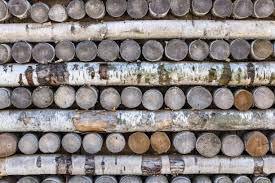
#> input picture Tree Log Counting/data/Img13.jpg, 275 x 183 px
$ jupyter execute 'LogCounting-Latest (HSV, Watershed).ipynb'   (shell and % lines are left out)   (older library calls are emulated)
#> lines starting #> are read from the running program, lines starting #| are printed output that depends on the picture; after the words box and inside, x2 and y2 are one past the last pixel; in counts of white or black regions, pixels touching at a corner belong together
[cell 1]
import numpy as np
import cv2
import matplotlib.pyplot as plt

[cell 2]
filename = './data/Img13.jpg'

[cell 3]
img = cv2.imread(filename, 0)
#> img: shape (183, 275); min 0, max 255, mean 132.8

[cell 4]
img_clr = cv2.cvtColor(cv2.imread(filename, 1), cv2.COLOR_BGR2RGB)

[cell 5]
blur = cv2.GaussianBlur(img_clr,(9,9),3)
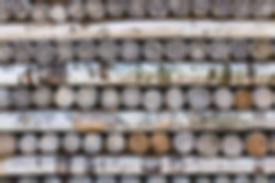
#> blur: shape (183, 275, 3); mean R, G, B 137.7, 131, 128.7

[cell 6]
plt.imshow(blur)

[cell 7]
hsv_img = cv2.cvtColor(blur, cv2.COLOR_RGB2HSV)
#> hsv_img: shape (183, 275, 3); mean H, S, V 61.5, 25.7, 139.4
# hsv_img = cv2.cvtColor(hsv_img, cv2.COLOR_RGB2HSV)
# hsv_img = cv2.cvtColor(hsv_img, cv2.COLOR_RGB2HSV)

[cell 8]
plt.imshow(hsv_img, cmap='hsv')

[cell 9]
lower_shade = np.array([6,60,160])
upper_shade = np.array([20,255,255])

# lower_shade = np.array([6,60,160])
# upper_shade = np.array([20,255,255])


frame_threshed = cv2.inRange(hsv_img, lower_shade, upper_shade)
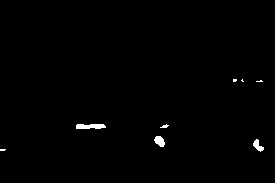
#> frame_threshed: shape (183, 275); 0.68% white; 8 white regions (4 under 20 px), largest, box (x1, y1, x2, y2) and area: (76, 124, 106, 129) 130, (154, 136, 165, 147) 84, (253, 139, 264, 152) 72, (160, 124, 169, 128) 20

[cell 10]
plt.imshow(frame_threshed)

[cell 11]
element = cv2.getStructuringElement(cv2.MORPH_ELLIPSE, (2,2))
mask_iterations = 10
frame_threshed_mask = frame_threshed
for i in range(0, mask_iterations):
    frame_threshed_mask = cv2.erode(frame_threshed_mask, element, iterations = 1)
#for i in range(0, mask_iterations):
    frame_threshed_mask = cv2.dilate(frame_threshed_mask, element, iterations = 1)
#> frame_threshed_mask: shape (183, 275); 0.38% white; 4 white regions (1 under 20 px), largest, box (x1, y1, x2, y2) and area: (86, 134, 109, 139) 90, (164, 146, 172, 154) 44, (263, 149, 269, 158) 44
#frame_threshed_mask = cv2.erode(frame_threshed_mask, element)

[cell 12]
plt.imshow(frame_threshed_mask)

## Watershed

[cell 13]
# noise removal
kernel = np.ones((3,3),np.uint8)
opening = cv2.morphologyEx(frame_threshed_mask,cv2.MORPH_OPEN,kernel, iterations = 2)
#> opening: shape (183, 275); 0.14% white; 2 white regions, box (x1, y1, x2, y2) and area: (263, 149, 269, 156) 40, (164, 146, 170, 151) 30
# sure background area
sure_bg = cv2.dilate(opening,kernel,iterations=2)
#> sure_bg: shape (183, 275); 0.39% white; 2 white regions, box (x1, y1, x2, y2) and area: (261, 147, 271, 158) 108, (162, 144, 172, 153) 90
# Finding sure foreground area
dist_transform = cv2.distanceTransform(opening,cv2.DIST_L2,5)
cv2.normalize(dist_transform, dist_transform, 0, 1, cv2.NORM_MINMAX)
#> dist_transform: shape (183, 275) float32; min 0, max 1, mean 0.000718
plt.imshow(dist_transform)

[cell 14]
ret, sure_fg = cv2.threshold(dist_transform,0.2*dist_transform.max(),255,0)
# Finding unknown region
sure_fg = np.uint8(sure_fg)
unknown = cv2.subtract(sure_bg,sure_fg)
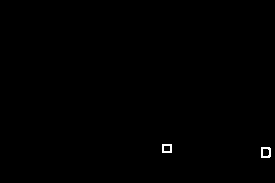
#> unknown: shape (183, 275); 0.25% white in thin lines or dots, all inside (x1, y1, x2, y2) = (162, 144, 271, 158)

# Marker labelling
ret, markers = cv2.connectedComponents(sure_fg)
#> markers: shape (183, 275) int32; 3 distinct labels, from 0 to 2
#> ret = 3
# Add one to all labels so that sure background is not 0, but 1
markers = markers+1
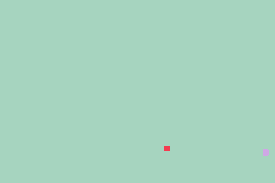
#> markers: shape (183, 275) int32; 3 distinct labels, from 1 to 3; one colour per label, 0 black
# Now, mark the region of unknown with zero
markers[unknown==255] = 0
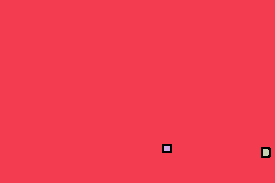
#> markers: shape (183, 275) int32; 4 distinct labels, from 0 to 3; one colour per label, 0 black

markers = cv2.watershed(img_clr,markers)
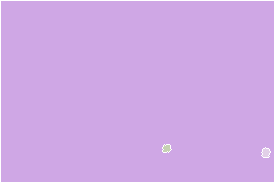
#> markers: shape (183, 275) int32; 4 distinct labels, from -1 to 3; one colour per label, 0 black, -1 white
img_clr[markers == -1] = [255,0,0]
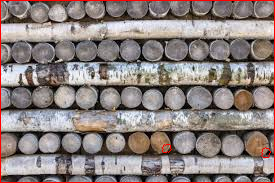
#> img_clr: shape (183, 275, 3); mean R, G, B 140.2, 128.7, 126.5

plt.imshow(img_clr)

[cell 15]
np.unique(markers)
#> Out = [-1, 1, 2, 3]

[cell 16]
from skimage.measure import regionprops, label
regions = regionprops(markers)
#> regions = 3 regions; box (x1, y1, x2, y2) and area: (1, 1, 274, 182) 49263, (262, 148, 270, 157) 52, (163, 145, 171, 152) 44

print('Number of tree logs (method 2):', len(regions) - 1)
#| Number of tree logs (method 2): 2

[cell 17]
plt.imshow(markers)

[cell 18]
#contour & convex hull

[cell 19]
markers.shape
#> Out = (183, 275)

[cell 20]
ret3, markers_thres = cv2.threshold(img, 0, 255, cv2.THRESH_BINARY + cv2.THRESH_OTSU)
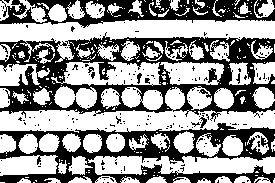
#> markers_thres: shape (183, 275); 59.5% white; 218 black regions (209 under 20 px), largest, box (x1, y1, x2, y2) and area: (0, 32, 275, 122) 9533, (0, 123, 275, 183) 6274, (0, 0, 275, 28) 3821
#> ret3 = 123

[cell 21]
markers_adap_thres = cv2.adaptiveThreshold(img, 255, cv2.ADAPTIVE_THRESH_GAUSSIAN_C, cv2.THRESH_BINARY, 3, 1)
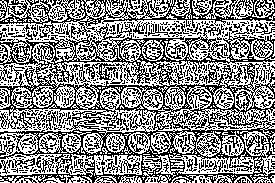
#> markers_adap_thres: shape (183, 275); 54.1% white; black in thin lines or dots

[cell 22]
plt.imshow(markers_adap_thres)

[cell 23]
plt.imshow(markers_thres)

[cell 24]
markers.astype('uint8')

[cell 25]
a, b, c = cv2.findContours(markers_thres, cv2.RETR_LIST, cv2.CHAIN_APPROX_SIMPLE)
#> b = 620 contours, 536 with area under 20; largest, box (x1, y1, x2, y2) and area: (0, 87, 275, 133) 5093, (0, 19, 275, 63) 4737, (88, 156, 275, 175) 2428, (51, 62, 161, 86) 1742, (160, 62, 224, 85) 1082; c = 620 rows, first 6: [1, -1, -1, -1], [2, 0, -1, -1], [3, 1, -1, -1], [4, 2, -1, -1], [5, 3, -1, -1], [6, 4, -1, -1]

[cell 26]
len(b)
#> Out = 620

[cell 27]
all_convex_hull = []
for i in b:
    all_convex_hull.append(cv2.convexHull(i))
#> this loop made 620 passes
#> i on passes 1 to 3: [[33, 182], [34, 182]], [[0, 182], [4, 182]], [[123, 181], [124, 180], [125, 181], [124, 182]]
#> after the loop, all_convex_hull = 620 contours, 523 with area under 20; largest, box (x1, y1, x2, y2) and area: (0, 87, 275, 133) 8636, (0, 19, 275, 63) 8463, (88, 156, 275, 175) 3230, (51, 62, 161, 86) 2310, (160, 62, 224, 85) 1226

[cell 28]
d = cv2.drawContours(img_clr, sorted(all_convex_hull, key=cv2.contourArea, reverse=True)[0:10], -1, (0, 0, 255), 8)
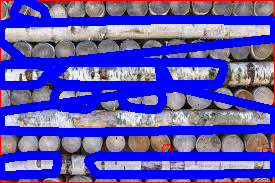
#> d: shape (183, 275, 3); mean R, G, B 91, 83.3, 183.9

[cell 29]
plt.imshow(d)

[cell 30]
all_convex_hull
#> Out has the same summary as all_convex_hull

[cell 31]
contour_area_list = []
for i in all_convex_hull:
    contour_area_list.append(cv2.contourArea(i))
#> this loop made 620 passes
#> i on passes 1 to 3: [[34, 182], [33, 182]], [[4, 182], [0, 182]], [[123, 181], [124, 180], [125, 181], [124, 182]]
#> after the loop, contour_area_list = 620 values, max 8636 at index 291, min 0 at index 0, mean 67.78

sorted(contour_area_list, reverse=True)
#> Out = 620 values, max 8636 at index 0, min 0 at index 473, mean 67.78
